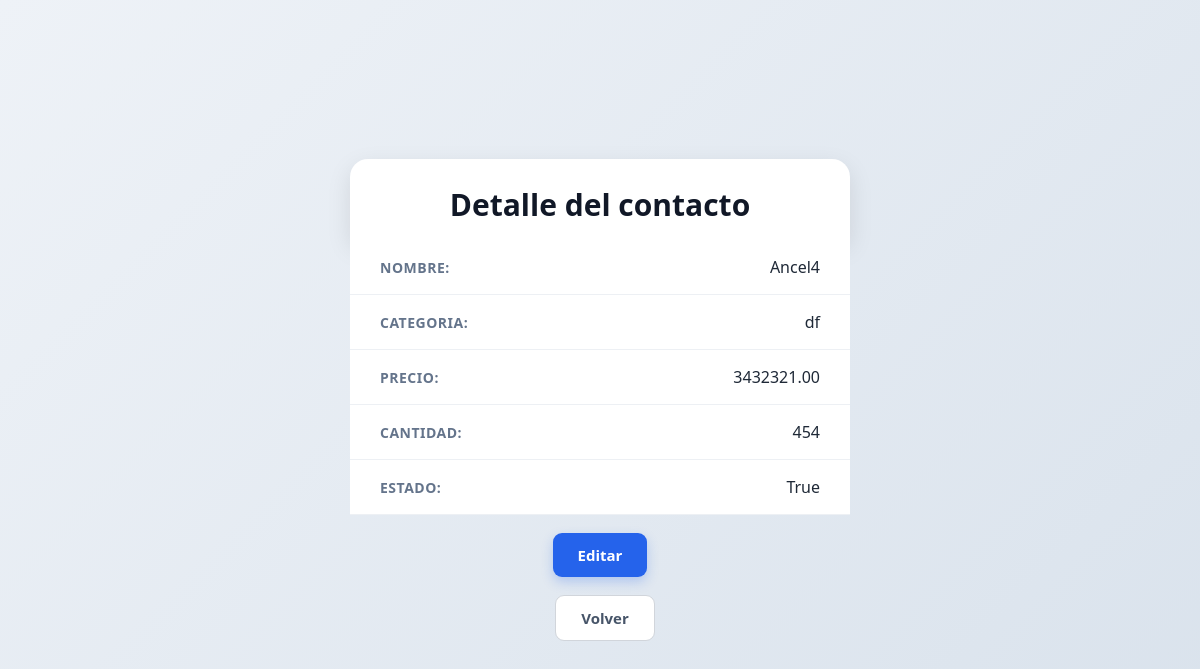
Before: /productos/detalle/4/ with the older database file.
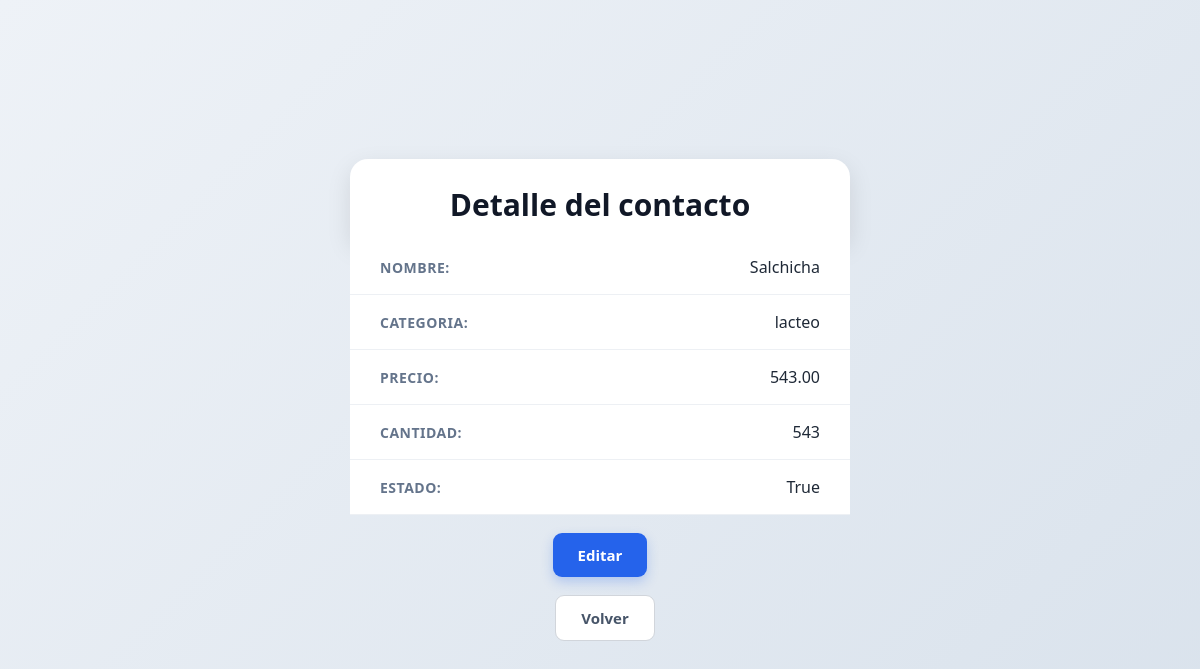
After: the same page with the newer database file.
### productos/models.py (models this page shows, shortened)
class producto(models.Model):
    nombre = models.CharField(max_length=100)
    categoria = models.CharField(max_length=100)
    precio = models.DecimalField(max_digits=10, decimal_places=2)
    cantidad = models.IntegerField()
    estado = models.BooleanField()

### productos/views.py (the view)
# urls.py: path("detalle/<id>/", views.detalle),
def detalle(request,id):
    Producto = producto.objects.get(id=id) #SELECT * FROM productos WHERE id=7
    return render(
        request,
        "detalle.html",
        {"Producto": Producto})

### productos/templates/detalle.html (shortened to what this page needs)
<!DOCTYPE html>
<html lang="es">
<head>
</head>
<body>
<h1>Detalle del contacto</h1>
<p>
    <strong>Nombre:</strong>
    {{ Producto.nombre }}
</p>
<p>
    <strong>Categoria:</strong>
    {{ Producto.categoria }}
</p>
<p>
    <strong>Precio:</strong>
    {{ Producto.precio }}
</p>
<p>
    <strong>Cantidad:</strong>
    {{ Producto.cantidad }}
</p>
<p>
    <strong>Estado:</strong>
    {{ Producto.estado }}
</p>
<br>
<a href="/productos/editar/{{ producto.id }}/">
    Editar
</a>
<br><br>
<a href="/productos/lista/">
    Volver
</a>
</body>
</html>

### productos/templates/detalle.html (style rules this page uses)
* { margin: 0; padding: 0; box-sizing: border-box; }
body { font-family: "Segoe UI", Arial, sans-serif; background: linear-gradient(135deg, #eef2f7, #d9e2ec); min-height: 100vh; display: flex; flex-direction: column; justify-content: center; align-items: center; color: #1f2937; }
h1 { width: 500px; background: white; padding: 25px 30px 15px; margin: 0; text-align: center; font-size: 30px; color: #111827; border-radius: 18px 18px 0 0; box-shadow: 0 8px 25px rgba(0, 0, 0, 0.10); }
p { width: 500px; background: white; padding: 16px 30px; margin: 0; font-size: 16px; border-bottom: 1px solid #edf0f4; display: flex; justify-content: space-between; align-items: center; transition: 0.3s; }
strong { color: #64748b; font-size: 14px; text-transform: uppercase; letter-spacing: 0.5px; }
a { display: inline-block; margin-top: 18px; padding: 12px 25px; border-radius: 9px; text-decoration: none; font-size: 15px; font-weight: 600; transition: all 0.3s ease; }
a:first-of-type { background: #2563eb; color: white; box-shadow: 0 5px 12px rgba(37, 99, 235, 0.25); }
a:last-of-type { background: white; color: #475569; border: 1px solid #d1d5db; margin-left: 10px; }

Changed rows visible on the page:
changed producto "True": nombre "Ancel4" → "Salchicha"; categoria "df" → "lacteo"; precio "3432321.00" → "543.00"; cantidad "454" → "543"
